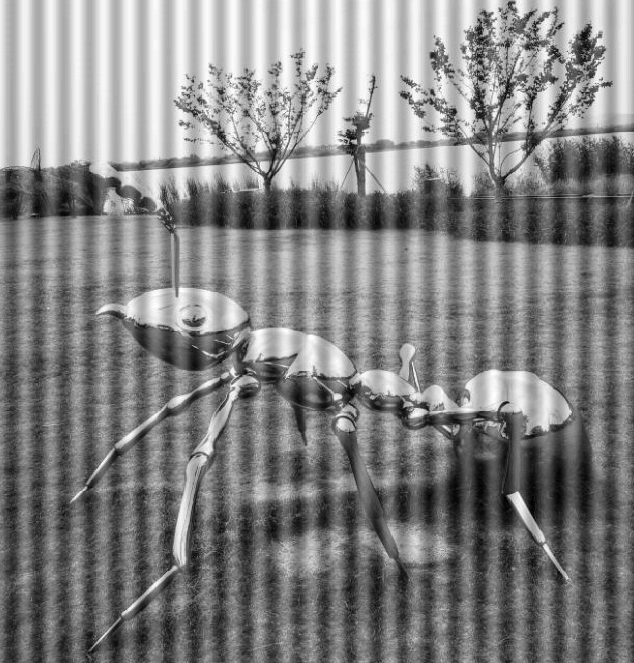
#> input picture E - 通识+专业课程资料/第6学期-机器视觉/Codes/work3/3-2.png, 634 x 663 px
$ python demo3-2plot.py
#> lines starting #> are read from the running program, lines starting #| are printed output that depends on the picture
import numpy as np
from PIL import Image
import matplotlib.pyplot as plt
plt.rcParams['font.family'] = 'SimHei'

img = Image.open('3-2.png').convert('L')
img_array = np.array(img)

# 傅里叶变换并中心化
fft = np.fft.fft2(img_array)
fft_shift = np.fft.fftshift(fft)

# 计算对数幅度谱（用于观察）
magnitude_spectrum = 20 * np.log(np.abs(fft_shift) + 1e-6)
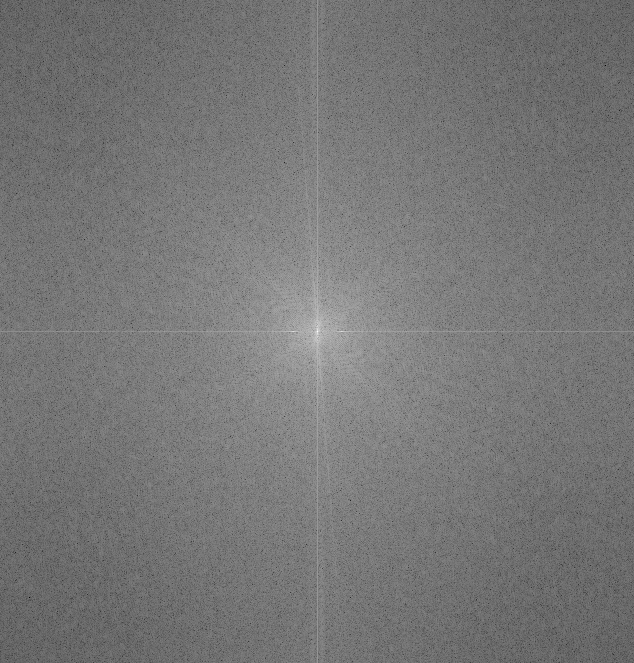
#> magnitude_spectrum: shape (663, 634) float64; min 5.65, max 356.5, mean 169.4; drawn with min black and max white

# 图像尺寸参数
rows, cols = img_array.shape
#> rows = 663; cols = 634
crow, ccol = rows//2, cols//2  # 中心坐标
#> crow = 331; ccol = 317

# 手动设置滤波器参数（需要根据频谱图调整）
delta_x = 28     # 条纹频率距中心的水平距离
mask_width = 16   # 滤波区域宽度
mask_height = 2    # 滤波区域高度

# 创建全通掩膜
mask = np.ones((rows, cols), dtype=np.uint8)

# 在正负频率位置创建矩形滤波区域
mask[crow-mask_height:crow+mask_height,
     ccol+delta_x-mask_width:ccol+delta_x+mask_width] = 0
mask[crow-mask_height:crow+mask_height,
     ccol-delta_x-mask_width:ccol-delta_x+mask_width] = 0

# 应用掩膜
fft_shift_filtered = fft_shift * mask

# 逆变换回空间域
fft_ishift = np.fft.ifftshift(fft_shift_filtered)
img_filtered = np.fft.ifft2(fft_ishift)
img_filtered = np.abs(img_filtered).astype(np.uint8)
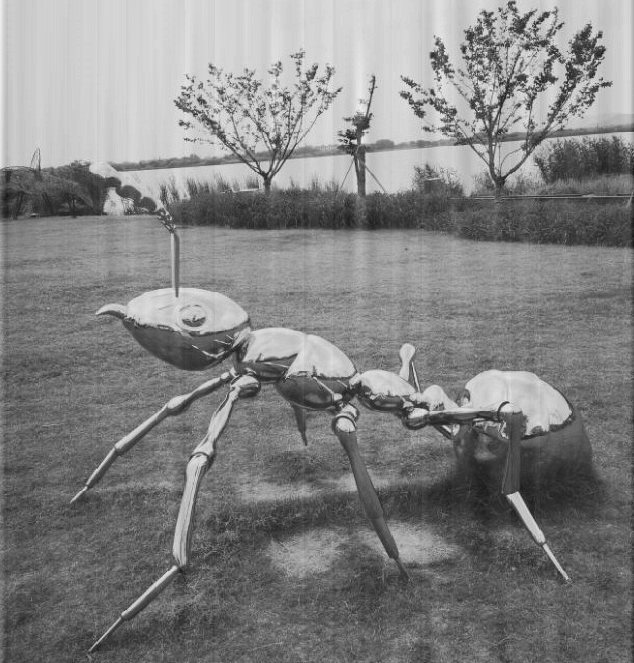
#> img_filtered: shape (663, 634); min 20, max 243, mean 130.6

# 保存结果
Image.fromarray(img_filtered).save('filtered_result.jpg')

spectrum_display = np.log(np.abs(fft_shift))  # 对数变换增强显示
spectrum_display = (spectrum_display - spectrum_display.min()) / (spectrum_display.max() - spectrum_display.min())  # 归一化
plt.imshow(spectrum_display, cmap='gray')
plt.title('对数幅度谱（中心化）')
plt.axvline(x=ccol, color='r', linestyle='--', linewidth=0.5)  # 中心竖线
plt.axhline(y=crow, color='r', linestyle='--', linewidth=0.5)  # 中心横线
plt.colorbar(label='强度')
plt.tight_layout()
plt.show()
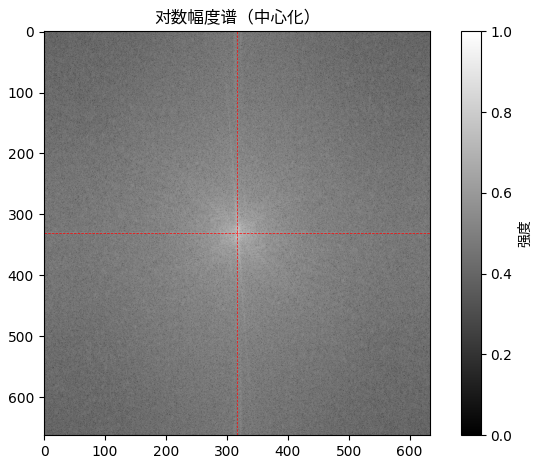
#> figure drawn by matplotlib, 2 panels

$ run again, with E - 通识+专业课程资料/第6学期-机器视觉/Codes/work3/3-1.jpg saved as E - 通识+专业课程资料/第6学期-机器视觉/Codes/work3/3-2.png
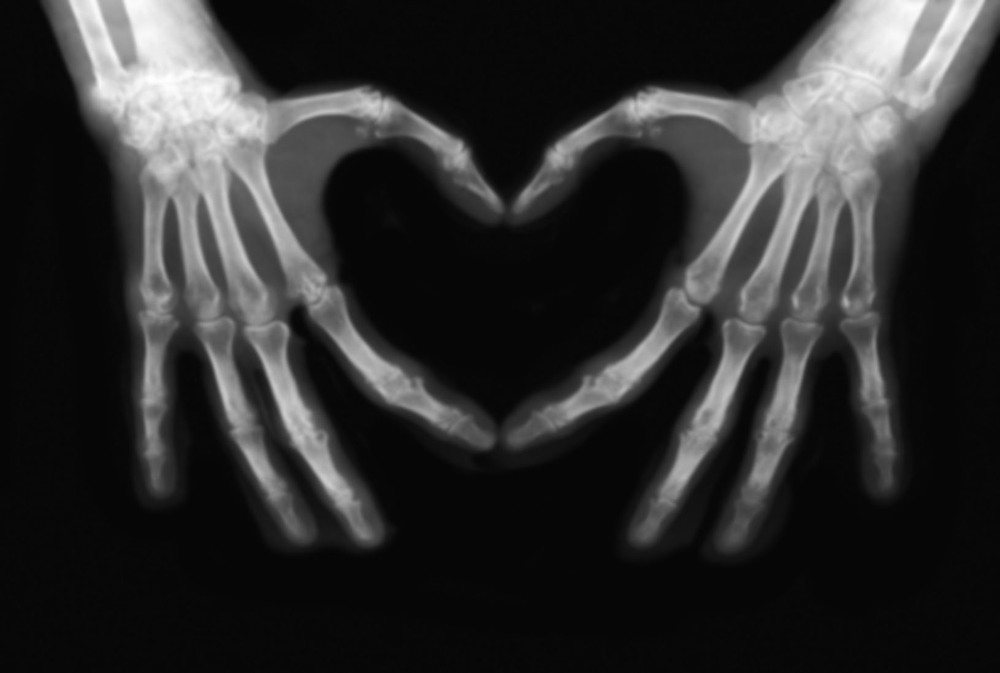
#> input picture E - 通识+专业课程资料/第6学期-机器视觉/Codes/work3/3-1.jpg, 1000 x 673 px, shrunk from 1631 x 1097 before the run
#> `magnitude_spectrum = 20 * np.log(np.abs(fft_shift) + 1e-6)`:
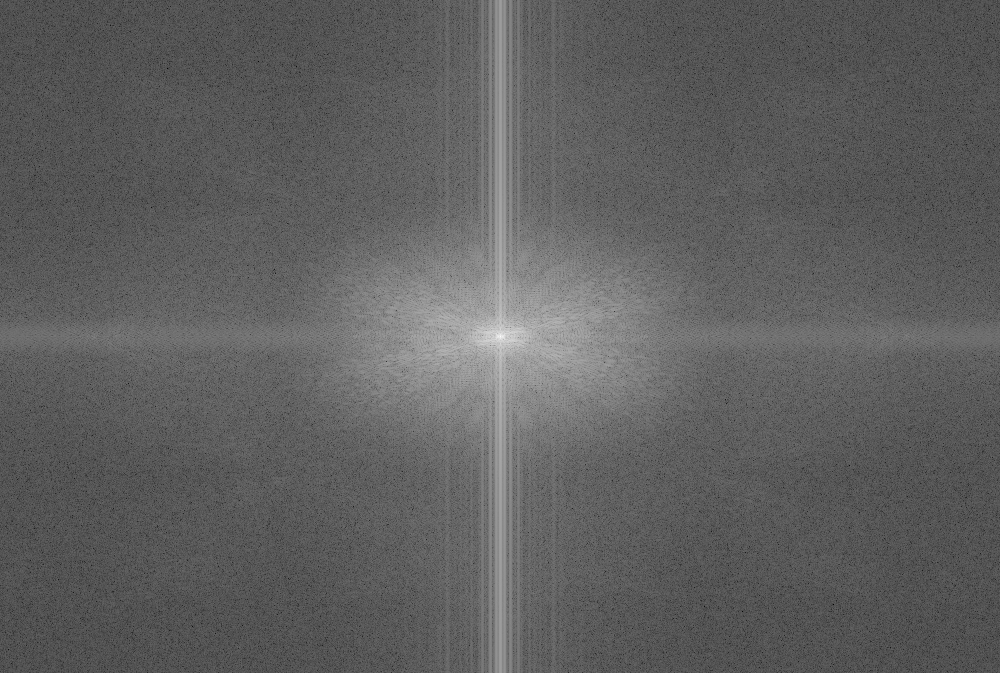
#> magnitude_spectrum: shape (673, 1000) float64; min -15.03, max 345, mean 120.1; drawn with min black and max white
#> `plt.show()`:
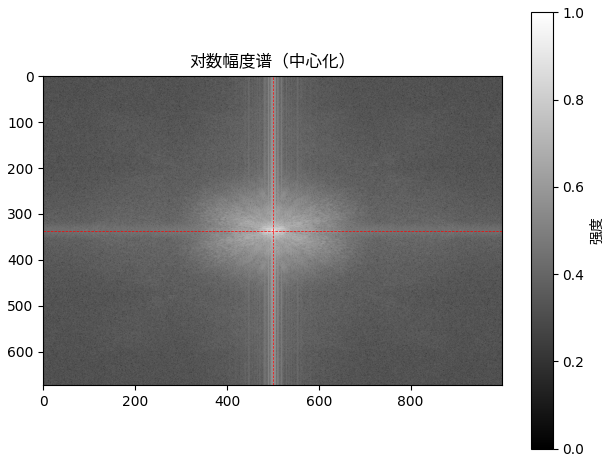
#> figure drawn by matplotlib, 2 panels
